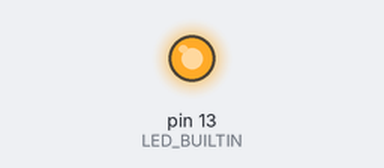
Bench run of a sketch on a simulated Arduino Uno, built with avr-gcc and run on an emulated ATmega328P. Shown: output pins drawn as LEDs (lit = HIGH). MIDI output is not drawn.

Above: at 0.1 s.
Timing chart, 0 to 1.6 s (numbered marks = the images above):
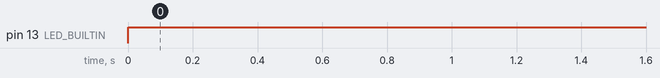

Measured:
- by itself, pin 13 (LED_BUILTIN): LOW → HIGH at 0.00 s

The sketch:

MIDI_FOOT.ino
```cpp
#include <MIDI.h>

MIDI_CREATE_DEFAULT_INSTANCE();

typedef struct {
  int pin;
  int midi_val;
  String name;

} key;

key keyboard[13];
int keyOn = 13;
int prevKeyStatus = 0;
int midi_val = 24;

void setup() {
  keyboard[0] = (key) {36, 24, "C"};
  keyboard[1] = (key) {38, 25, "cs"};
  keyboard[2] = (key) {42, 26, "d"};
  keyboard[3] = (key) {26, 27, "ds"};
  keyboard[4] = (key) {28, 28, "e"};
  keyboard[5] = (key) {48, 29, "f"};
  keyboard[6] = (key) {34, 30, "fs"};
  keyboard[7] = (key) {44, 31, "g"};
  keyboard[8] = (key) {24, 32, "gs"};
  keyboard[9] = (key) {46, 33, "a"};
  keyboard[10] = (key) {32, 34, "as"};
  keyboard[11] = (key) {40, 35, "b"};
  keyboard[12] = (key) {30, 36, "c"};
  keyboard[13] = (key) {52, 37, "keyOn"};

  Serial.begin(31250);
  MIDI.begin(1);
  // Serial.begin(9600);

  pinMode(LED_BUILTIN, OUTPUT);
  pinMode(keyboard[keyOn].pin, INPUT_PULLUP);
  for (int i = 0; i <= 13; i++){
    pinMode(keyboard[i].pin, INPUT_PULLUP);
  }
  prevKeyStatus = digitalRead(keyboard[keyOn].pin);
  for (int i = 0; i <= 13; i++){
    digitalRead(keyboard[i].pin);
  }
}

void loop() {
  bool keyChanged = false;
  int keyStatus = digitalRead(keyboard[keyOn].pin);
  digitalWrite(LED_BUILTIN, !keyStatus);
  keyChanged = (keyStatus != prevKeyStatus);
  if (keyChanged) {
    prevKeyStatus = keyStatus;
  }
  if (keyChanged) {
    if (keyStatus == 0) {
      for (int i = 0; i < 13; i++){
        digitalRead(keyboard[i].pin);
        digitalRead(keyboard[i].pin);
        // Serial.print(digitalRead(keyboard[i].pin));
        if (digitalRead(keyboard[i].pin) == 0) {
          midi_val = keyboard[i].midi_val;
          break;
        }
      }
      MIDI.sendNoteOn(midi_val + 12, 127, 1);
      // Serial.print(" ");
      // Serial.println(midi_val);
    } else {
      MIDI.sendNoteOff(midi_val + 12, 0, 1);
      // Serial.println("NOTE OFF");
    }

  }
}
```
